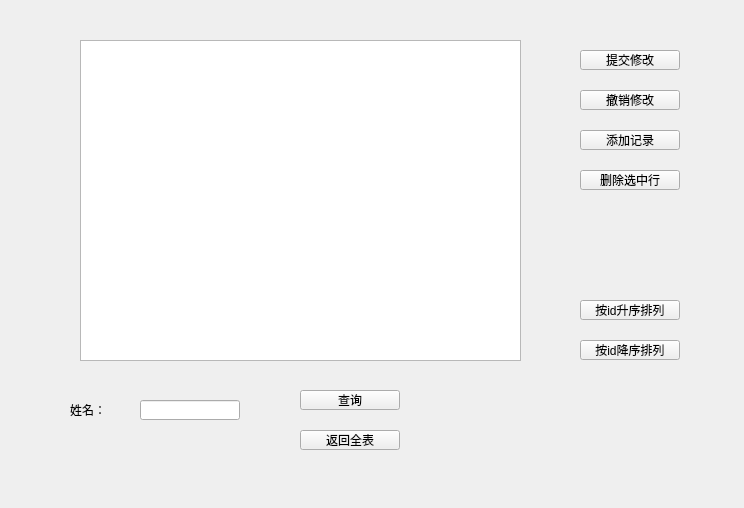
<?xml version="1.0" encoding="UTF-8"?>
<ui version="4.0">
 <class>wndSqlite</class>
 <widget class="QWidget" name="wndSqlite">
  <property name="geometry">
   <rect>
    <x>0</x>
    <y>0</y>
    <width>744</width>
    <height>508</height>
   </rect>
  </property>
  <property name="windowTitle">
   <string>wndSqlite</string>
  </property>
  <widget class="QLineEdit" name="id_edit_name">
   <property name="geometry">
    <rect>
     <x>140</x>
     <y>400</y>
     <width>100</width>
     <height>20</height>
    </rect>
   </property>
  </widget>
  <widget class="QPushButton" name="id_btn_return_table">
   <property name="geometry">
    <rect>
     <x>300</x>
     <y>430</y>
     <width>100</width>
     <height>20</height>
    </rect>
   </property>
   <property name="text">
    <string>返回全表</string>
   </property>
  </widget>
  <widget class="QPushButton" name="id_btn_delete">
   <property name="geometry">
    <rect>
     <x>580</x>
     <y>170</y>
     <width>100</width>
     <height>20</height>
    </rect>
   </property>
   <property name="text">
    <string>删除选中行</string>
   </property>
  </widget>
  <widget class="QPushButton" name="id_btn_cancel">
   <property name="geometry">
    <rect>
     <x>580</x>
     <y>90</y>
     <width>100</width>
     <height>20</height>
    </rect>
   </property>
   <property name="text">
    <string>撤销修改</string>
   </property>
  </widget>
  <widget class="QPushButton" name="id_btn_ascend">
   <property name="geometry">
    <rect>
     <x>580</x>
     <y>300</y>
     <width>100</width>
     <height>20</height>
    </rect>
   </property>
   <property name="text">
    <string>按id升序排列</string>
   </property>
  </widget>
  <widget class="QLabel" name="id_lab_name">
   <property name="geometry">
    <rect>
     <x>70</x>
     <y>400</y>
     <width>50</width>
     <height>20</height>
    </rect>
   </property>
   <property name="text">
    <string>姓名：</string>
   </property>
  </widget>
  <widget class="QPushButton" name="id_btn_add">
   <property name="geometry">
    <rect>
     <x>580</x>
     <y>130</y>
     <width>100</width>
     <height>20</height>
    </rect>
   </property>
   <property name="text">
    <string>添加记录</string>
   </property>
  </widget>
  <widget class="QPushButton" name="id_btn_query">
   <property name="geometry">
    <rect>
     <x>300</x>
     <y>390</y>
     <width>100</width>
     <height>20</height>
    </rect>
   </property>
   <property name="text">
    <string>查询</string>
   </property>
  </widget>
  <widget class="QPushButton" name="id_btn_descend">
   <property name="geometry">
    <rect>
     <x>580</x>
     <y>340</y>
     <width>100</width>
     <height>20</height>
    </rect>
   </property>
   <property name="text">
    <string>按id降序排列</string>
   </property>
  </widget>
  <widget class="QPushButton" name="id_btn_commit">
   <property name="geometry">
    <rect>
     <x>580</x>
     <y>50</y>
     <width>100</width>
     <height>20</height>
    </rect>
   </property>
   <property name="text">
    <string>提交修改</string>
   </property>
  </widget>
  <widget class="QTableWidget" name="id_tab_list">
   <property name="geometry">
    <rect>
     <x>80</x>
     <y>40</y>
     <width>441</width>
     <height>321</height>
    </rect>
   </property>
  </widget>
 </widget>
 <layoutdefault spacing="6" margin="11"/>
 <resources/>
 <connections/>
</ui>
